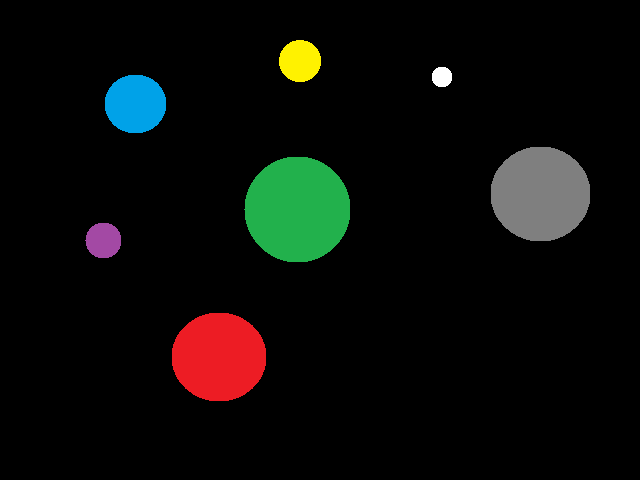
#> input picture circulos.png, 640 x 480 px
$ python 02_deteccion_circulos.py
#> lines starting #> are read from the running program, lines starting #| are printed output that depends on the picture; after the words box and inside, x2 and y2 are one past the last pixel; in counts of white or black regions, pixels touching at a corner belong together
import cv2
import numpy as np

img = cv2.imread('circulos.png')
#> img is the input picture: shape (480, 640, 3); mean B, G, R 9, 11.9, 11.1

gray = cv2.cvtColor(img, cv2.COLOR_BGR2GRAY)
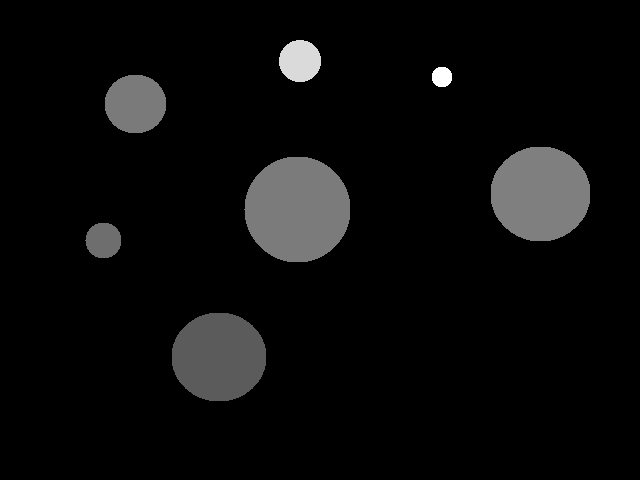
#> gray: shape (480, 640); min 0, max 255, mean 11.3

ret, binary = cv2.threshold(gray, 90, 255, cv2.THRESH_BINARY)
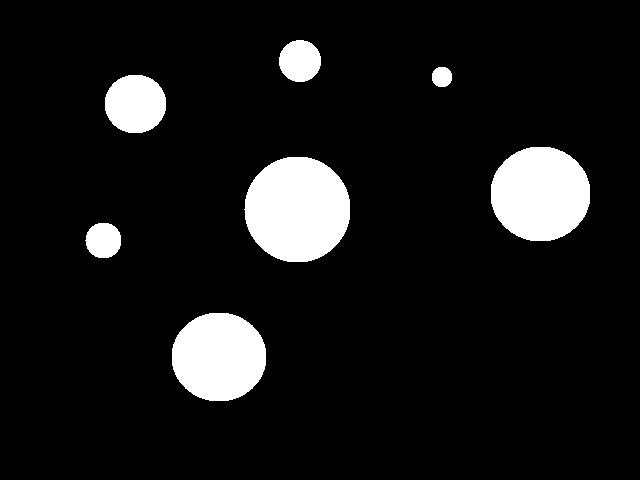
#> binary: shape (480, 640); 9.3% white; 7 white regions, largest, box (x1, y1, x2, y2) and area: (244, 157, 350, 262) 8798, (491, 147, 590, 241) 7437, (172, 313, 266, 401) 6613

circles = cv2.HoughCircles(binary, cv2.HOUGH_GRADIENT, 1, 20,
param1=10, param2=16, minRadius=1, maxRadius=100)
#> circles = [[538.5, 193.5, 47.7], [298.5, 209.5, 51.5], [218.5, 357.5, 46.7], [299.5, 60.5, 21.3], [132.5, 103.5, 28.4], [102.5, 240.5, 17.4], [440.5, 76.5, 9.6]]

if circles is not None:
    circles = np.uint16(np.around(circles))
#> circles = [[538, 194, 48], [298, 210, 52], [218, 358, 47], [300, 60, 21], [132, 104, 28], [102, 240, 17], [440, 76, 10]]
    for i in circles[0, :]:
        cv2.circle(img, (i[0], i[1]), i[2], (0, 255, 0), 2)
        cv2.circle(img, (i[0], i[1]), 2, (0, 0, 255), 3)
#> this loop made 7 passes
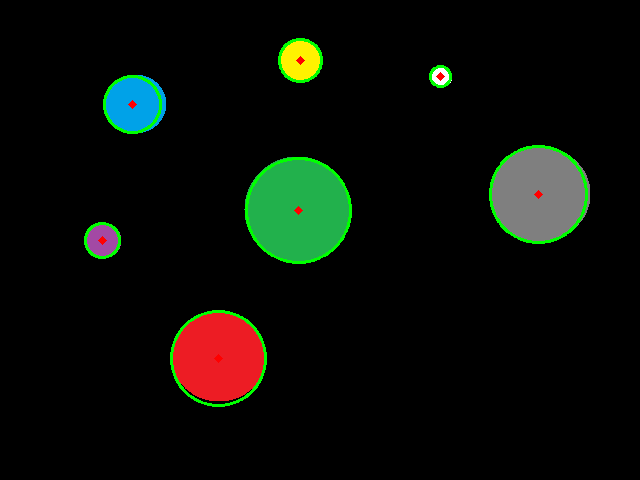
#> img: shape (480, 640, 3); 1.47% of pixels changed, all inside (x1, y1, x2, y2) = (84, 38, 588, 407)

cv2.imshow('Resultado', img)
cv2.imwrite('circulos_detectados.png', img)
cv2.waitKey()
